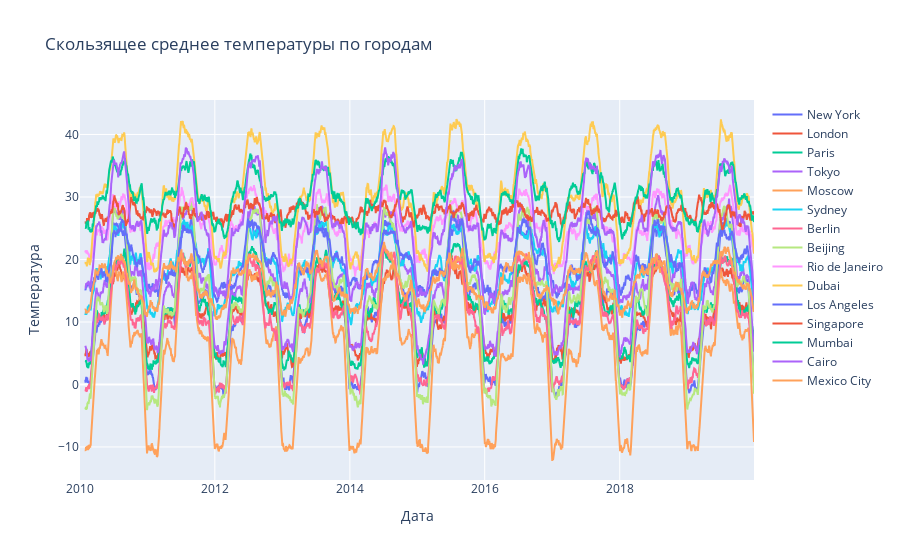

The notebook cell saved with this chart:
### Code cell
import plotly.express as px
import plotly.graph_objects as go

fig = go.Figure()

for city, values in rolling_means.items():
    fig.add_trace(
        go.Scatter(
            x=values["date"],
            y=values['temperature'],
            mode="lines",
            name=city
        )
    )

fig.update_layout(
    title="Скользящее среднее температуры по городам",
    xaxis_title="Дата",
    yaxis_title="Температура"
)

fig.show()

### Figure 1 — Plotly figure (JSON) as saved in the notebook; plotly's stock layout.template omitted (floating-point values rounded to 4 significant figures; data arrays with more than 128 entries replaced by an {"elided": "..."} marker saying what was removed)
{"data": [{"mode": "lines", "name": "New York", "type": "scatter", "x": {"elided": "3650 str values"}, "y": {"elided": "3650 float values"}}, {"mode": "lines", "name": "London", "type": "scatter", "x": {"elided": "3650 str values"}, "y": {"elided": "3650 float values"}}, {"mode": "lines", "name": "Paris", "type": "scatter", "x": {"elided": "3650 str values"}, "y": {"elided": "3650 float values"}}, {"mode": "lines", "name": "Tokyo", "type": "scatter", "x": {"elided": "3650 str values"}, "y": {"elided": "3650 float values"}}, {"mode": "lines", "name": "Moscow", "type": "scatter", "x": {"elided": "3650 str values"}, "y": {"elided": "3650 float values"}}, {"mode": "lines", "name": "Sydney", "type": "scatter", "x": {"elided": "3650 str values"}, "y": {"elided": "3650 float values"}}, {"mode": "lines", "name": "Berlin", "type": "scatter", "x": {"elided": "3650 str values"}, "y": {"elided": "3650 float values"}}, {"mode": "lines", "name": "Beijing", "type": "scatter", "x": {"elided": "3650 str values"}, "y": {"elided": "3650 float values"}}, {"mode": "lines", "name": "Rio de Janeiro", "type": "scatter", "x": {"elided": "3650 str values"}, "y": {"elided": "3650 float values"}}, {"mode": "lines", "name": "Dubai", "type": "scatter", "x": {"elided": "3650 str values"}, "y": {"elided": "3650 float values"}}, {"mode": "lines", "name": "Los Angeles", "type": "scatter", "x": {"elided": "3650 str values"}, "y": {"elided": "3650 float values"}}, {"mode": "lines", "name": "Singapore", "type": "scatter", "x": {"elided": "3650 str values"}, "y": {"elided": "3650 float values"}}, {"mode": "lines", "name": "Mumbai", "type": "scatter", "x": {"elided": "3650 str values"}, "y": {"elided": "3650 float values"}}, {"mode": "lines", "name": "Cairo", "type": "scatter", "x": {"elided": "3650 str values"}, "y": {"elided": "3650 float values"}}, {"mode": "lines", "name": "Mexico City", "type": "scatter", "x": {"elided": "3650 str values"}, "y": {"elided": "3650 float values"}}], "layout": {"title": {"text": "Скользящее среднее температуры по городам"}, "xaxis": {"title": {"text": "Дата"}}, "yaxis": {"title": {"text": "Температура"}}}}
